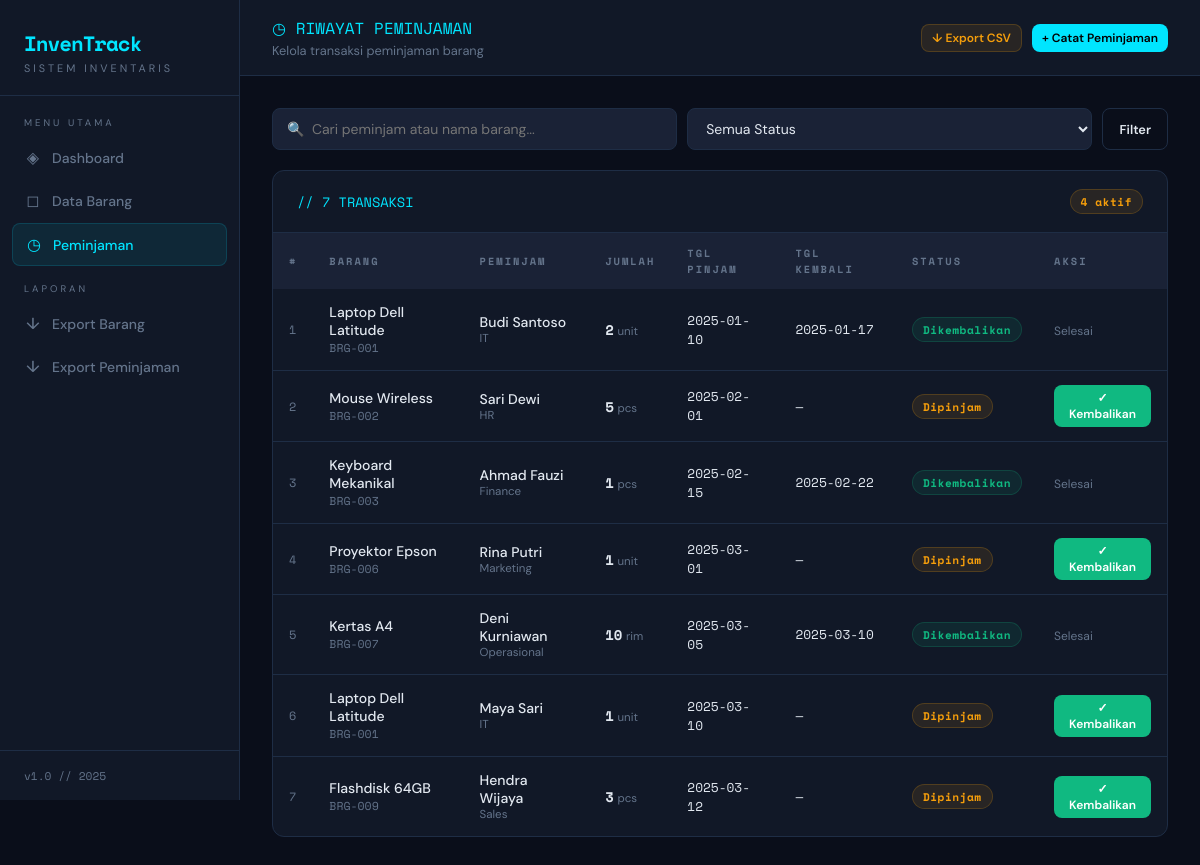
Page /peminjaman on the committed database.
### tables this page shows
CREATE TABLE peminjaman (
        id INTEGER PRIMARY KEY AUTOINCREMENT,
        barang_id INTEGER NOT NULL,
        peminjam TEXT NOT NULL,
        divisi TEXT,
        jumlah INTEGER NOT NULL,
        tanggal_pinjam TEXT NOT NULL,
        tanggal_kembali TEXT,
        status TEXT DEFAULT 'dipinjam',
        keterangan TEXT,
        created_at TEXT DEFAULT CURRENT_TIMESTAMP,
        FOREIGN KEY (barang_id) REFERENCES barang(id)
    );

CREATE TABLE barang (
        id INTEGER PRIMARY KEY AUTOINCREMENT,
        kode TEXT UNIQUE NOT NULL,
        nama TEXT NOT NULL,
        kategori TEXT NOT NULL,
        stok INTEGER DEFAULT 0,
        stok_min INTEGER DEFAULT 5,
        satuan TEXT DEFAULT 'pcs',
        lokasi TEXT,
        deskripsi TEXT,
        created_at TEXT DEFAULT CURRENT_TIMESTAMP
    );

### app.py (the view)
@app.route('/peminjaman')
def peminjaman():
    status = request.args.get('status', '')
    q = request.args.get('q', '')
    conn = get_db()
    query = """SELECT p.*, b.nama as nama_barang, b.kode, b.satuan
               FROM peminjaman p JOIN barang b ON p.barang_id=b.id WHERE 1=1"""
    params = []
    if status:
        query += " AND p.status=?"
        params.append(status)
    if q:
        query += " AND (p.peminjam LIKE ? OR b.nama LIKE ?)"
        params += [f'%{q}%', f'%{q}%']
    query += " ORDER BY p.created_at DESC"
    records = conn.execute(query, params).fetchall()
    conn.close()
    return render_template('peminjaman.html', records=records, status=status, q=q)

### app.py (called while the page is built)
def get_db():
    conn = sqlite3.connect(DB)
    conn.row_factory = sqlite3.Row
    return conn

### templates/peminjaman.html (shortened to what this page needs)
{% extends "base.html" %}
{% block content %}
<div class="topbar">
  <div>
    <div class="page-title">◷ RIWAYAT PEMINJAMAN</div>
    <div class="page-subtitle">Kelola transaksi peminjaman barang</div>
  </div>
  <div style="display:flex;gap:10px">
    <a href="{{ url_for('export_peminjaman') }}" class="btn btn-export btn-sm">↓ Export CSV</a>
    <a href="{{ url_for('tambah_peminjaman') }}" class="btn btn-primary btn-sm">+ Catat Peminjaman</a>
  </div>
</div>
<div class="content">
  <form method="get" class="search-bar">
    <input type="text" name="q" value="{{ q }}" placeholder="🔍  Cari peminjam atau nama barang...">
    <select name="status">
      <option value="">Semua Status</option>
    </select>
    <button type="submit" class="btn btn-outline">Filter</button>
  </form>
  <div class="card">
    <div class="card-header">
      <span class="card-title">// {{ records|length }} TRANSAKSI</span>
      {% set active = records|selectattr('status','equalto','dipinjam')|list|length %}
      {% if active > 0 %}
      <span class="badge badge-warning">{{ active }} aktif</span>
      {% endif %}
    </div>
    <div class="card-body">
      {% if records %}
      <table>
        <thead>
          <tr>
            <th>#</th>
            <th>Barang</th>
            <th>Peminjam</th>
            <th>Jumlah</th>
            <th>Tgl Pinjam</th>
            <th>Tgl Kembali</th>
            <th>Status</th>
            <th>Aksi</th>
          </tr>
        </thead>
        <tbody>
          {% for r in records %}
          <tr>
            <td style="font-family:var(--mono);font-size:.75rem;color:var(--muted)">{{ r.id }}</td>
            <td>
              <div style="font-weight:500">{{ r.nama_barang }}</div>
              <div style="font-size:.72rem;color:var(--muted);font-family:var(--mono)">{{ r.kode }}</div>
            </td>
            <td>
              <div style="font-weight:500">{{ r.peminjam }}</div>
              <div style="font-size:.72rem;color:var(--muted)">{{ r.divisi or '-' }}</div>
            </td>
            <td>
              <span style="font-family:var(--mono);font-weight:700">{{ r.jumlah }}</span>
              <span style="font-size:.72rem;color:var(--muted)"> {{ r.satuan }}</span>
            </td>
            <td style="font-family:var(--mono);font-size:.8rem">{{ r.tanggal_pinjam }}</td>
            <td style="font-family:var(--mono);font-size:.8rem">{{ r.tanggal_kembali or '—' }}</td>
            <td>
              {% if r.status == 'dipinjam' %}
                <span class="badge badge-warning">Dipinjam</span>
              {% else %}
                <span class="badge badge-success">Dikembalikan</span>
              {% endif %}
            </td>
            <td>
              {% if r.status == 'dipinjam' %}
              <form method="post" action="{{ url_for('kembalikan', id=r.id) }}" onsubmit="return confirm('Konfirmasi pengembalian oleh {{ r.peminjam }}?')">
                <button type="submit" class="btn btn-success btn-sm">✓ Kembalikan</button>
              </form>
              {% else %}
              <span style="font-size:.75rem;color:var(--muted)">Selesai</span>
              {% endif %}
            </td>
          </tr>
          {% endfor %}
        </tbody>
      </table>
      {% else %}
      <div class="empty-state">
        <div class="empty-icon">◷</div>
        <div>Belum ada riwayat peminjaman</div>
        <a href="{{ url_for('tambah_peminjaman') }}" class="btn btn-primary" style="margin-top:16px">+ Catat Peminjaman</a>
      </div>
      {% endif %}
    </div>
  </div>
</div>
{% endblock %}

### templates/base.html (style rules this page uses)
:root { --bg: #0a0e1a; --surface: #111827; --surface2: #1a2236; --border: #1e2d45; --accent: #00e5ff; --accent2: #7c3aed; --accent3: #f59e0b; --danger: #ef4444; --success: #10b981; --text: #e2e8f0; --muted: #64748b; --mono: 'Space Mono', monospace; --sans: 'DM Sans', sans-serif; }
*, *::before, *::after { box-sizing: border-box; margin: 0; padding: 0; }
html { scroll-behavior: smooth; }
body { background: var(--bg); color: var(--text); font-family: var(--sans); min-height: 100vh; display: flex; }
.topbar { background: var(--surface); border-bottom: 1px solid var(--border); padding: 16px 32px; display: flex; align-items: center; justify-content: space-between; position: sticky; top: 0; z-index: 50; }
.page-title { font-family: var(--mono); font-size: 1rem; color: var(--accent); }
.page-subtitle { font-size: 0.8rem; color: var(--muted); margin-top: 2px; }
.content { padding: 32px; }
.card { background: var(--surface); border: 1px solid var(--border); border-radius: 12px; overflow: hidden; margin-bottom: 24px; }
.card-header { padding: 18px 24px; border-bottom: 1px solid var(--border); display: flex; align-items: center; justify-content: space-between; }
.card-title { font-family: var(--mono); font-size: 0.85rem; color: var(--accent); }
.card-body { padding: 0; }
table { width: 100%; border-collapse: collapse; }
th { background: var(--surface2); padding: 12px 16px; text-align: left; font-size: 0.65rem; letter-spacing: 2px; text-transform: uppercase; color: var(--muted); font-weight: 600; font-family: var(--mono); }
td { padding: 14px 16px; border-bottom: 1px solid var(--border); font-size: 0.875rem; vertical-align: middle; }
tr:last-child td { border-bottom: none; }
.badge { display: inline-block; padding: 3px 10px; border-radius: 20px; font-size: 0.7rem; font-weight: 600; font-family: var(--mono); letter-spacing: .5px; }
.badge-success { background: rgba(16,185,129,.1); color: var(--success); border: 1px solid rgba(16,185,129,.2); }
.badge-warning { background: rgba(245,158,11,.1); color: var(--accent3); border: 1px solid rgba(245,158,11,.2); }
.btn { display: inline-flex; align-items: center; gap: 6px; padding: 8px 16px; border-radius: 8px; font-size: 0.8rem; font-weight: 600; cursor: pointer; text-decoration: none; border: none; transition: all .2s; font-family: var(--sans); }
.btn-primary { background: var(--accent); color: #000; }
.btn-outline { background: transparent; color: var(--text); border: 1px solid var(--border); }
.btn-success { background: var(--success); color: #fff; }
.btn-sm { padding: 5px 10px; font-size: 0.75rem; }
.btn-export { background: rgba(245,158,11,.1); color: var(--accent3); border: 1px solid rgba(245,158,11,.2); }
input, select, textarea { background: var(--surface2); border: 1px solid var(--border); border-radius: 8px; padding: 10px 14px; color: var(--text); font-family: var(--sans); font-size: 0.875rem; transition: border-color .2s; outline: none; }
select option { background: var(--surface2); }
.search-bar { display: flex; gap: 10px; margin-bottom: 20px; flex-wrap: wrap; }
.search-bar input, .search-bar select { flex: 1; min-width: 180px; }

### rows in the picture
peminjaman: id "1", nama_barang "Laptop Dell Latitude", kode "BRG-001", peminjam "Budi Santoso", divisi "IT", jumlah "2", satuan "unit", tanggal_pinjam "2025-01-10", tanggal_kembali "2025-01-17", status "Dikembalikan"
peminjaman: id "2", nama_barang "Mouse Wireless", kode "BRG-002", peminjam "Sari Dewi", divisi "HR", jumlah "5", satuan "pcs", tanggal_pinjam "2025-02-01", tanggal_kembali "—", status "Dipinjam"
peminjaman: id "3", nama_barang "Keyboard Mekanikal", kode "BRG-003", peminjam "Ahmad Fauzi", divisi "Finance", jumlah "1", satuan "pcs", tanggal_pinjam "2025-02-15", tanggal_kembali "2025-02-22", status "Dikembalikan"
peminjaman: id "4", nama_barang "Proyektor Epson", kode "BRG-006", peminjam "Rina Putri", divisi "Marketing", jumlah "1", satuan "unit", tanggal_pinjam "2025-03-01", tanggal_kembali "—", status "Dipinjam"
peminjaman: id "5", nama_barang "Kertas A4", kode "BRG-007", peminjam "Deni Kurniawan", divisi "Operasional", jumlah "10", satuan "rim", tanggal_pinjam "2025-03-05", tanggal_kembali "2025-03-10", status "Dikembalikan"
peminjaman: id "6", nama_barang "Laptop Dell Latitude", kode "BRG-001", peminjam "Maya Sari", divisi "IT", jumlah "1", satuan "unit", tanggal_pinjam "2025-03-10", tanggal_kembali "—", status "Dipinjam"
peminjaman: id "7", nama_barang "Flashdisk 64GB", kode "BRG-009", peminjam "Hendra Wijaya", divisi "Sales", jumlah "3", satuan "pcs", tanggal_pinjam "2025-03-12", tanggal_kembali "—", status "Dipinjam"

### other values in the picture
{{ records|length }} "7"
{{ active }} "4"
